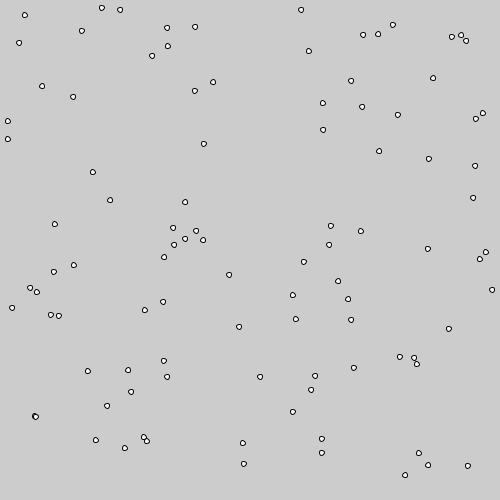
Frame 1 (no input)
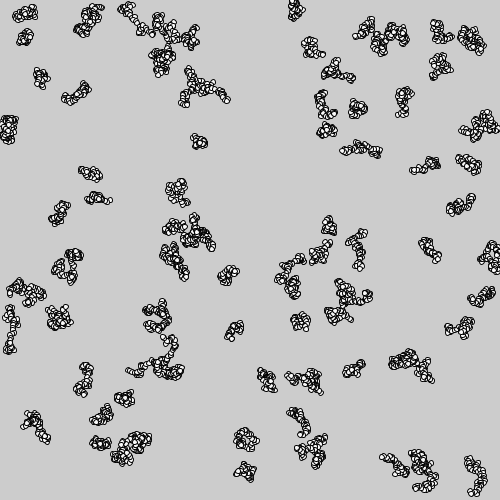
Frame 60 (the mouse pressed at the canvas centre just before this capture)
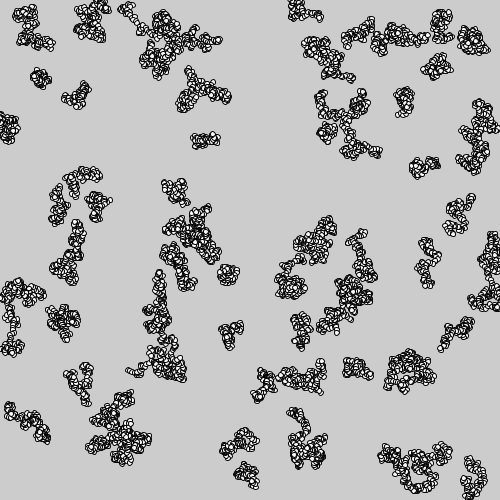
Frame 120 (the mouse held since frame 60 and released just before this capture)

The Processing sketch that drew these frames (run headless with seeded random() and noise(); from frame 60 on, the mouse is pressed at the canvas centre):

// Processing sketch: processing_169582
// ── processing_169582.pde


Cell[] myCells = new Cell[99];

float a = 0;

float b = 0;

void setup() {
  size(500, 500);
  for (int i = 0; i < myCells.length; i ++) {
    myCells[i] = new Cell();
  }
}

void draw() {
  //background(a,b,255);
  fill (a,b);
  noFill();
  for (int i=0; i< myCells.length; i++) {
    myCells[i].display();
    myCells[i].update();
    a = 0+5;
    b = 0+3;
  
  }
}

//this is the cell classe. We defnie it in two parts. First we delare its variables:

class Cell{
  
  float xlocation;
  float ylocation;
  float dia;
  boolean isseed;
  float cellred, cellgreen, cellblue;
  float lineweight;
  float a = 0;
  float b = 0;
  float c = 0;
  
//then we construct it - using a 'constructor 
  
  Cell(){
  
    xlocation = random(a,500);
    ylocation = random(b,500);
    dia = 5;
    isseed = false;
    cellred = 250;
    cellgreen = 250;
    cellblue = 250;
    lineweight = 0.01;
    a = a+0.8;
    b = b+0.5;
  }
  
  void display(){
    stroke(lineweight);
    fill(cellred,cellgreen,cellblue);
    ellipse(xlocation, ylocation, dia,dia);
  }
  void update(){
    xlocation = xlocation+random(-3,3);
    ylocation = ylocation+random(-3,3);
  }
}


  
  
    
  
